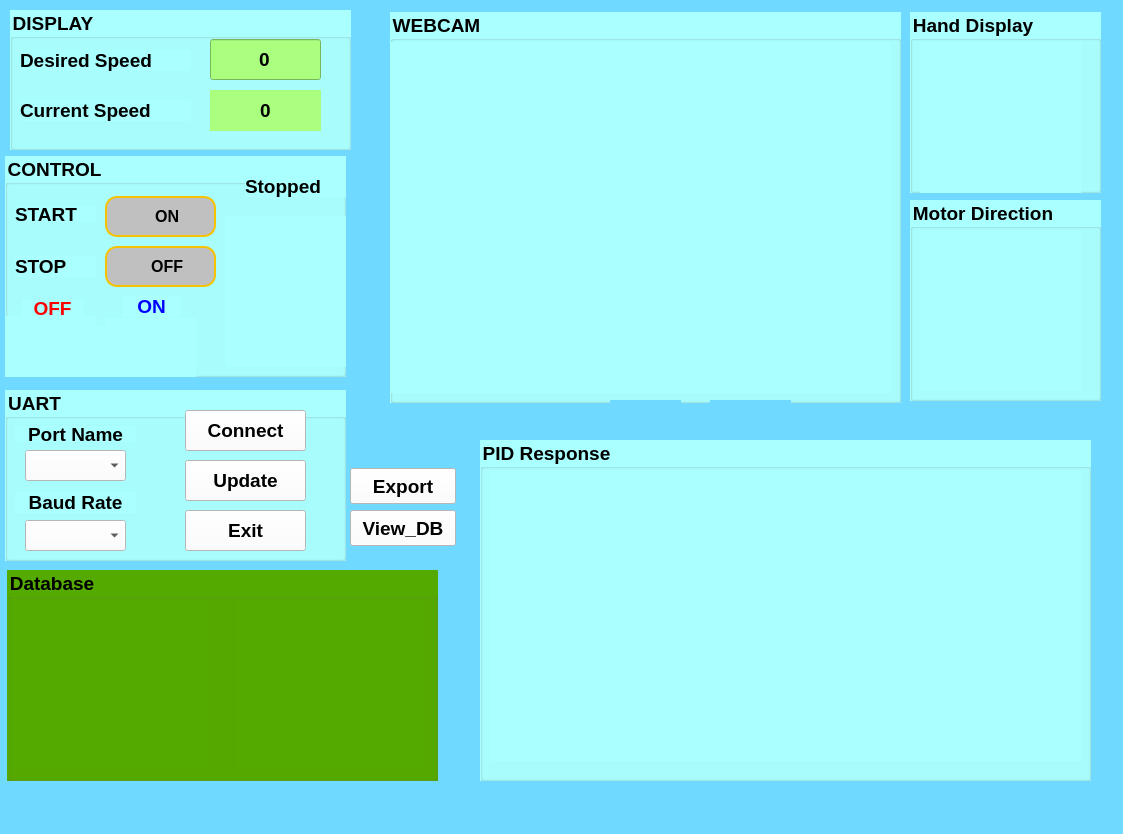
<?xml version="1.0" encoding="UTF-8"?>
<ui version="4.0">
 <class>mainWindow</class>
 <widget class="QMainWindow" name="mainWindow">
  <property name="geometry">
   <rect>
    <x>0</x>
    <y>0</y>
    <width>1123</width>
    <height>834</height>
   </rect>
  </property>
  <property name="windowTitle">
   <string>MainWindow</string>
  </property>
  <property name="styleSheet">
   <string notr="true">background-color: rgb(112, 217, 255);
</string>
  </property>
  <widget class="QWidget" name="centralwidget">
   <widget class="QGroupBox" name="groupBox">
    <property name="geometry">
     <rect>
      <x>5</x>
      <y>390</y>
      <width>341</width>
      <height>171</height>
     </rect>
    </property>
    <property name="font">
     <font>
      <pointsize>14</pointsize>
      <weight>75</weight>
      <bold>true</bold>
     </font>
    </property>
    <property name="styleSheet">
     <string notr="true">background-color: rgb(170, 255, 255);
</string>
    </property>
    <property name="title">
     <string>UART</string>
    </property>
    <widget class="QComboBox" name="cbbPort">
     <property name="geometry">
      <rect>
       <x>20</x>
       <y>60</y>
       <width>101</width>
       <height>31</height>
      </rect>
     </property>
     <property name="font">
      <font>
       <family>Arial</family>
       <pointsize>14</pointsize>
       <weight>75</weight>
       <bold>true</bold>
      </font>
     </property>
     <property name="styleSheet">
      <string notr="true">background-color: rgb(255, 255, 255);</string>
     </property>
    </widget>
    <widget class="QPushButton" name="btnConnect">
     <property name="geometry">
      <rect>
       <x>180</x>
       <y>20</y>
       <width>121</width>
       <height>41</height>
      </rect>
     </property>
     <property name="font">
      <font>
       <family>Arial</family>
       <pointsize>14</pointsize>
       <weight>75</weight>
       <bold>true</bold>
      </font>
     </property>
     <property name="styleSheet">
      <string notr="true">background-color: rgb(255, 255, 255);</string>
     </property>
     <property name="text">
      <string>Connect</string>
     </property>
     <property name="checkable">
      <bool>true</bool>
     </property>
    </widget>
    <widget class="QComboBox" name="cbbBaud">
     <property name="geometry">
      <rect>
       <x>20</x>
       <y>130</y>
       <width>101</width>
       <height>31</height>
      </rect>
     </property>
     <property name="font">
      <font>
       <family>Arial</family>
       <pointsize>14</pointsize>
       <weight>75</weight>
       <bold>true</bold>
      </font>
     </property>
     <property name="styleSheet">
      <string notr="true">background-color: rgb(255, 255, 255);</string>
     </property>
    </widget>
    <widget class="QLabel" name="label">
     <property name="geometry">
      <rect>
       <x>10</x>
       <y>102</y>
       <width>121</width>
       <height>21</height>
      </rect>
     </property>
     <property name="font">
      <font>
       <family>Arial</family>
       <pointsize>14</pointsize>
       <weight>75</weight>
       <bold>true</bold>
      </font>
     </property>
     <property name="text">
      <string>Baud Rate</string>
     </property>
     <property name="alignment">
      <set>Qt::AlignCenter</set>
     </property>
    </widget>
    <widget class="QLabel" name="label_2">
     <property name="geometry">
      <rect>
       <x>10</x>
       <y>36</y>
       <width>121</width>
       <height>16</height>
      </rect>
     </property>
     <property name="font">
      <font>
       <family>Arial</family>
       <pointsize>14</pointsize>
       <weight>75</weight>
       <bold>true</bold>
      </font>
     </property>
     <property name="text">
      <string>Port Name</string>
     </property>
     <property name="scaledContents">
      <bool>true</bool>
     </property>
     <property name="alignment">
      <set>Qt::AlignCenter</set>
     </property>
    </widget>
    <widget class="QPushButton" name="btnExit">
     <property name="geometry">
      <rect>
       <x>180</x>
       <y>120</y>
       <width>121</width>
       <height>41</height>
      </rect>
     </property>
     <property name="font">
      <font>
       <family>Arial</family>
       <pointsize>14</pointsize>
       <weight>75</weight>
       <bold>true</bold>
      </font>
     </property>
     <property name="styleSheet">
      <string notr="true">background-color: rgb(255, 255, 255);</string>
     </property>
     <property name="text">
      <string>Exit</string>
     </property>
    </widget>
    <widget class="QPushButton" name="btnUpdate">
     <property name="geometry">
      <rect>
       <x>180</x>
       <y>70</y>
       <width>121</width>
       <height>41</height>
      </rect>
     </property>
     <property name="font">
      <font>
       <family>Arial</family>
       <pointsize>14</pointsize>
       <weight>75</weight>
       <bold>true</bold>
      </font>
     </property>
     <property name="styleSheet">
      <string notr="true">background-color: rgb(255, 255, 255);</string>
     </property>
     <property name="text">
      <string>Update</string>
     </property>
    </widget>
   </widget>
   <widget class="QGroupBox" name="groupBox_2">
    <property name="geometry">
     <rect>
      <x>5</x>
      <y>156</y>
      <width>341</width>
      <height>221</height>
     </rect>
    </property>
    <property name="font">
     <font>
      <family>Arial</family>
      <pointsize>14</pointsize>
      <weight>75</weight>
      <bold>true</bold>
     </font>
    </property>
    <property name="styleSheet">
     <string notr="true">background-color: rgb(170, 255, 255);</string>
    </property>
    <property name="title">
     <string>CONTROL</string>
    </property>
    <widget class="QToolButton" name="btn_Stop">
     <property name="geometry">
      <rect>
       <x>100</x>
       <y>90</y>
       <width>111</width>
       <height>41</height>
      </rect>
     </property>
     <property name="font">
      <font>
       <family>Arial</family>
       <pointsize>12</pointsize>
       <weight>75</weight>
       <bold>true</bold>
      </font>
     </property>
     <property name="layoutDirection">
      <enum>Qt::RightToLeft</enum>
     </property>
     <property name="styleSheet">
      <string notr="true">background-color: Silver;
border: 2px solid rgb(247,194,1);
border-radius:12px;</string>
     </property>
     <property name="text">
      <string>   OFF</string>
     </property>
     <property name="icon">
      <iconset>
       <normaloff>images/button_off.png</normaloff>images/button_off.png</iconset>
     </property>
     <property name="iconSize">
      <size>
       <width>40</width>
       <height>40</height>
      </size>
     </property>
     <property name="checkable">
      <bool>false</bool>
     </property>
     <property name="toolButtonStyle">
      <enum>Qt::ToolButtonTextBesideIcon</enum>
     </property>
    </widget>
    <widget class="QToolButton" name="btn_Start">
     <property name="geometry">
      <rect>
       <x>100</x>
       <y>40</y>
       <width>111</width>
       <height>41</height>
      </rect>
     </property>
     <property name="font">
      <font>
       <family>Arial</family>
       <pointsize>12</pointsize>
       <weight>75</weight>
       <bold>true</bold>
      </font>
     </property>
     <property name="layoutDirection">
      <enum>Qt::RightToLeft</enum>
     </property>
     <property name="styleSheet">
      <string notr="true">background-color: Silver;
border: 2px solid rgb(247,194,1);
border-radius:12px;</string>
     </property>
     <property name="text">
      <string>   ON</string>
     </property>
     <property name="icon">
      <iconset>
       <normaloff>images/button_off.png</normaloff>images/button_off.png</iconset>
     </property>
     <property name="iconSize">
      <size>
       <width>40</width>
       <height>40</height>
      </size>
     </property>
     <property name="checkable">
      <bool>false</bool>
     </property>
     <property name="toolButtonStyle">
      <enum>Qt::ToolButtonTextBesideIcon</enum>
     </property>
    </widget>
    <widget class="QLabel" name="lb_Start">
     <property name="geometry">
      <rect>
       <x>10</x>
       <y>50</y>
       <width>81</width>
       <height>16</height>
      </rect>
     </property>
     <property name="font">
      <font>
       <family>Arial</family>
       <pointsize>14</pointsize>
       <weight>75</weight>
       <bold>true</bold>
      </font>
     </property>
     <property name="text">
      <string>START</string>
     </property>
    </widget>
    <widget class="QLabel" name="lb_Stop">
     <property name="geometry">
      <rect>
       <x>10</x>
       <y>100</y>
       <width>81</width>
       <height>21</height>
      </rect>
     </property>
     <property name="font">
      <font>
       <family>Arial</family>
       <pointsize>14</pointsize>
       <weight>75</weight>
       <bold>true</bold>
      </font>
     </property>
     <property name="text">
      <string>STOP</string>
     </property>
    </widget>
    <widget class="QLabel" name="lb_red">
     <property name="geometry">
      <rect>
       <x>0</x>
       <y>170</y>
       <width>121</width>
       <height>71</height>
      </rect>
     </property>
     <property name="styleSheet">
      <string notr="true"/>
     </property>
     <property name="text">
      <string/>
     </property>
     <property name="pixmap">
      <pixmap>:/test/pycharm_control/black_light.png</pixmap>
     </property>
     <property name="scaledContents">
      <bool>true</bool>
     </property>
     <property name="indent">
      <number>-1</number>
     </property>
    </widget>
    <widget class="QLabel" name="lb_red_2">
     <property name="geometry">
      <rect>
       <x>17</x>
       <y>144</y>
       <width>61</width>
       <height>16</height>
      </rect>
     </property>
     <property name="font">
      <font>
       <family>Arial</family>
       <pointsize>14</pointsize>
       <weight>75</weight>
       <bold>true</bold>
      </font>
     </property>
     <property name="styleSheet">
      <string notr="true">color: rgb(255, 0, 0);</string>
     </property>
     <property name="text">
      <string>OFF</string>
     </property>
     <property name="alignment">
      <set>Qt::AlignCenter</set>
     </property>
    </widget>
    <widget class="QLabel" name="lb_blue_2">
     <property name="geometry">
      <rect>
       <x>118</x>
       <y>140</y>
       <width>57</width>
       <height>21</height>
      </rect>
     </property>
     <property name="font">
      <font>
       <family>Arial</family>
       <pointsize>14</pointsize>
       <weight>75</weight>
       <bold>true</bold>
      </font>
     </property>
     <property name="styleSheet">
      <string notr="true">color: rgb(0, 0, 255);</string>
     </property>
     <property name="text">
      <string>ON</string>
     </property>
     <property name="alignment">
      <set>Qt::AlignCenter</set>
     </property>
    </widget>
    <widget class="QLabel" name="red_light">
     <property name="geometry">
      <rect>
       <x>0</x>
       <y>160</y>
       <width>91</width>
       <height>61</height>
      </rect>
     </property>
     <property name="text">
      <string/>
     </property>
     <property name="pixmap">
      <pixmap resource="image_source.qrc">:/image/images/black_light.png</pixmap>
     </property>
     <property name="scaledContents">
      <bool>true</bool>
     </property>
    </widget>
    <widget class="QLabel" name="blue_light">
     <property name="geometry">
      <rect>
       <x>100</x>
       <y>162</y>
       <width>91</width>
       <height>61</height>
      </rect>
     </property>
     <property name="styleSheet">
      <string notr="true"/>
     </property>
     <property name="text">
      <string/>
     </property>
     <property name="pixmap">
      <pixmap resource="image_source.qrc">:/image/images/black_light.png</pixmap>
     </property>
     <property name="scaledContents">
      <bool>true</bool>
     </property>
    </widget>
    <widget class="QLabel" name="lb_Motor">
     <property name="geometry">
      <rect>
       <x>220</x>
       <y>60</y>
       <width>121</width>
       <height>151</height>
      </rect>
     </property>
     <property name="styleSheet">
      <string notr="true"/>
     </property>
     <property name="text">
      <string/>
     </property>
     <property name="pixmap">
      <pixmap resource="image_source.qrc">:/image/images/m_off.png</pixmap>
     </property>
     <property name="scaledContents">
      <bool>true</bool>
     </property>
    </widget>
    <widget class="QLabel" name="lbMotor_State">
     <property name="geometry">
      <rect>
       <x>240</x>
       <y>20</y>
       <width>101</width>
       <height>21</height>
      </rect>
     </property>
     <property name="font">
      <font>
       <family>Arial</family>
       <pointsize>14</pointsize>
       <weight>75</weight>
       <bold>true</bold>
      </font>
     </property>
     <property name="text">
      <string>Stopped</string>
     </property>
    </widget>
   </widget>
   <widget class="QGroupBox" name="groupBox_3">
    <property name="geometry">
     <rect>
      <x>390</x>
      <y>12</y>
      <width>511</width>
      <height>391</height>
     </rect>
    </property>
    <property name="font">
     <font>
      <family>Arial</family>
      <pointsize>14</pointsize>
      <weight>75</weight>
      <italic>false</italic>
      <bold>true</bold>
     </font>
    </property>
    <property name="styleSheet">
     <string notr="true">background-color: rgb(170, 255, 255);</string>
    </property>
    <property name="title">
     <string>WEBCAM</string>
    </property>
    <widget class="QWidget" name="verticalLayoutWidget">
     <property name="geometry">
      <rect>
       <x>0</x>
       <y>30</y>
       <width>501</width>
       <height>351</height>
      </rect>
     </property>
     <layout class="QVBoxLayout" name="verticalLayout">
      <item>
       <widget class="QLabel" name="camera">
        <property name="text">
         <string/>
        </property>
       </widget>
      </item>
     </layout>
    </widget>
   </widget>
   <widget class="QGroupBox" name="groupBox_5">
    <property name="geometry">
     <rect>
      <x>10</x>
      <y>10</y>
      <width>341</width>
      <height>140</height>
     </rect>
    </property>
    <property name="font">
     <font>
      <family>Arial</family>
      <pointsize>14</pointsize>
      <weight>75</weight>
      <bold>true</bold>
     </font>
    </property>
    <property name="styleSheet">
     <string notr="true">background-color: rgb(170, 255, 255);
</string>
    </property>
    <property name="title">
     <string>DISPLAY</string>
    </property>
    <widget class="QLabel" name="lb_Start_2">
     <property name="geometry">
      <rect>
       <x>10</x>
       <y>40</y>
       <width>171</width>
       <height>21</height>
      </rect>
     </property>
     <property name="font">
      <font>
       <family>Arial</family>
       <pointsize>14</pointsize>
       <weight>75</weight>
       <bold>true</bold>
      </font>
     </property>
     <property name="text">
      <string>Desired Speed</string>
     </property>
    </widget>
    <widget class="QLabel" name="lb_Stop_2">
     <property name="geometry">
      <rect>
       <x>10</x>
       <y>90</y>
       <width>171</width>
       <height>21</height>
      </rect>
     </property>
     <property name="font">
      <font>
       <family>Arial</family>
       <pointsize>14</pointsize>
       <weight>75</weight>
       <bold>true</bold>
      </font>
     </property>
     <property name="text">
      <string>Current Speed</string>
     </property>
    </widget>
    <widget class="QLabel" name="feedback_qt">
     <property name="geometry">
      <rect>
       <x>200</x>
       <y>80</y>
       <width>111</width>
       <height>41</height>
      </rect>
     </property>
     <property name="font">
      <font>
       <family>Arial</family>
       <pointsize>14</pointsize>
       <weight>75</weight>
       <bold>true</bold>
      </font>
     </property>
     <property name="styleSheet">
      <string notr="true">background-color: rgb(170, 255, 127);</string>
     </property>
     <property name="text">
      <string>0</string>
     </property>
     <property name="alignment">
      <set>Qt::AlignCenter</set>
     </property>
    </widget>
    <widget class="QLineEdit" name="setpoint_qt">
     <property name="geometry">
      <rect>
       <x>200</x>
       <y>29</y>
       <width>111</width>
       <height>41</height>
      </rect>
     </property>
     <property name="font">
      <font>
       <family>Arial</family>
       <pointsize>14</pointsize>
       <weight>75</weight>
       <bold>true</bold>
      </font>
     </property>
     <property name="styleSheet">
      <string notr="true">background-color: rgb(170, 255, 127);</string>
     </property>
     <property name="text">
      <string>0</string>
     </property>
     <property name="alignment">
      <set>Qt::AlignCenter</set>
     </property>
    </widget>
   </widget>
   <widget class="QGroupBox" name="groupBox_6">
    <property name="geometry">
     <rect>
      <x>480</x>
      <y>440</y>
      <width>611</width>
      <height>341</height>
     </rect>
    </property>
    <property name="font">
     <font>
      <family>Arial</family>
      <pointsize>14</pointsize>
      <weight>75</weight>
      <bold>true</bold>
     </font>
    </property>
    <property name="styleSheet">
     <string notr="true">background-color: rgb(170, 255, 255);</string>
    </property>
    <property name="title">
     <string>PID Response</string>
    </property>
    <widget class="QWidget" name="verticalLayoutWidget_2">
     <property name="geometry">
      <rect>
       <x>10</x>
       <y>30</y>
       <width>591</width>
       <height>291</height>
      </rect>
     </property>
     <layout class="QVBoxLayout" name="screen"/>
    </widget>
   </widget>
   <widget class="QGroupBox" name="display_hand">
    <property name="geometry">
     <rect>
      <x>910</x>
      <y>12</y>
      <width>191</width>
      <height>181</height>
     </rect>
    </property>
    <property name="font">
     <font>
      <family>Arial</family>
      <pointsize>14</pointsize>
      <weight>75</weight>
      <bold>true</bold>
     </font>
    </property>
    <property name="styleSheet">
     <string notr="true">background-color: rgb(170, 255, 255);</string>
    </property>
    <property name="title">
     <string>Hand Display</string>
    </property>
    <widget class="QWidget" name="verticalLayoutWidget_3">
     <property name="geometry">
      <rect>
       <x>10</x>
       <y>30</y>
       <width>161</width>
       <height>151</height>
      </rect>
     </property>
     <layout class="QVBoxLayout" name="verticalLayout_2">
      <item>
       <widget class="QLabel" name="hand_display">
        <property name="styleSheet">
         <string notr="true"/>
        </property>
        <property name="text">
         <string/>
        </property>
        <property name="scaledContents">
         <bool>true</bool>
        </property>
       </widget>
      </item>
     </layout>
    </widget>
   </widget>
   <widget class="QGroupBox" name="display_hand_2">
    <property name="geometry">
     <rect>
      <x>910</x>
      <y>200</y>
      <width>191</width>
      <height>201</height>
     </rect>
    </property>
    <property name="font">
     <font>
      <family>Arial</family>
      <pointsize>14</pointsize>
      <weight>75</weight>
      <bold>true</bold>
     </font>
    </property>
    <property name="styleSheet">
     <string notr="true">background-color: rgb(170, 255, 255);</string>
    </property>
    <property name="title">
     <string>Motor Direction</string>
    </property>
    <widget class="QWidget" name="verticalLayoutWidget_4">
     <property name="geometry">
      <rect>
       <x>10</x>
       <y>30</y>
       <width>161</width>
       <height>161</height>
      </rect>
     </property>
     <layout class="QVBoxLayout" name="verticalLayout_3">
      <item>
       <widget class="QLabel" name="motor_run_qt">
        <property name="styleSheet">
         <string notr="true"/>
        </property>
        <property name="text">
         <string/>
        </property>
        <property name="scaledContents">
         <bool>true</bool>
        </property>
       </widget>
      </item>
     </layout>
    </widget>
   </widget>
   <widget class="QLabel" name="btn">
    <property name="geometry">
     <rect>
      <x>710</x>
      <y>400</y>
      <width>81</width>
      <height>16</height>
     </rect>
    </property>
    <property name="text">
     <string/>
    </property>
   </widget>
   <widget class="QLabel" name="uyenvidai">
    <property name="geometry">
     <rect>
      <x>610</x>
      <y>400</y>
      <width>71</width>
      <height>16</height>
     </rect>
    </property>
    <property name="text">
     <string/>
    </property>
   </widget>
   <widget class="QPushButton" name="btnDatabase">
    <property name="geometry">
     <rect>
      <x>350</x>
      <y>510</y>
      <width>106</width>
      <height>36</height>
     </rect>
    </property>
    <property name="font">
     <font>
      <family>Arial</family>
      <pointsize>14</pointsize>
      <weight>75</weight>
      <bold>true</bold>
     </font>
    </property>
    <property name="styleSheet">
     <string notr="true">background-color: rgb(255, 255, 255);</string>
    </property>
    <property name="text">
     <string>View_DB</string>
    </property>
    <property name="checkable">
     <bool>true</bool>
    </property>
   </widget>
   <widget class="QGroupBox" name="dbGroupBox">
    <property name="enabled">
     <bool>true</bool>
    </property>
    <property name="geometry">
     <rect>
      <x>7</x>
      <y>570</y>
      <width>431</width>
      <height>211</height>
     </rect>
    </property>
    <property name="font">
     <font>
      <family>Arial</family>
      <pointsize>14</pointsize>
      <weight>75</weight>
      <bold>true</bold>
     </font>
    </property>
    <property name="styleSheet">
     <string notr="true">background-color: rgb(85, 170, 0);</string>
    </property>
    <property name="title">
     <string>Database</string>
    </property>
    <widget class="QWidget" name="verticalLayoutWidget_5">
     <property name="geometry">
      <rect>
       <x>5</x>
       <y>30</y>
       <width>197</width>
       <height>170</height>
      </rect>
     </property>
     <layout class="QVBoxLayout" name="screen1">
      <property name="spacing">
       <number>6</number>
      </property>
     </layout>
    </widget>
    <widget class="QWidget" name="verticalLayoutWidget_7">
     <property name="geometry">
      <rect>
       <x>230</x>
       <y>30</y>
       <width>185</width>
       <height>170</height>
      </rect>
     </property>
     <layout class="QVBoxLayout" name="screenDB_Dir">
      <property name="spacing">
       <number>6</number>
      </property>
     </layout>
    </widget>
   </widget>
   <widget class="QPushButton" name="btn_export">
    <property name="geometry">
     <rect>
      <x>350</x>
      <y>468</y>
      <width>106</width>
      <height>36</height>
     </rect>
    </property>
    <property name="font">
     <font>
      <family>Arial</family>
      <pointsize>14</pointsize>
      <weight>75</weight>
      <bold>true</bold>
     </font>
    </property>
    <property name="styleSheet">
     <string notr="true">background-color: rgb(255, 255, 255);</string>
    </property>
    <property name="text">
     <string>Export</string>
    </property>
   </widget>
  </widget>
  <widget class="QMenuBar" name="menubar">
   <property name="geometry">
    <rect>
     <x>0</x>
     <y>0</y>
     <width>1123</width>
     <height>26</height>
    </rect>
   </property>
  </widget>
  <widget class="QStatusBar" name="statusbar"/>
 </widget>
 <resources>
  <include location="image_source.qrc"/>
 </resources>
 <connections/>
</ui>
